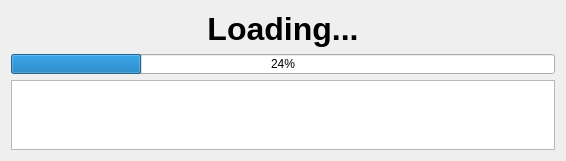
<?xml version="1.0" encoding="UTF-8"?>
<ui version="4.0">
 <class>Form</class>
 <widget class="QWidget" name="Form">
  <property name="geometry">
   <rect>
    <x>0</x>
    <y>0</y>
    <width>566</width>
    <height>155</height>
   </rect>
  </property>
  <property name="windowTitle">
   <string>Progress</string>
  </property>
  <layout class="QGridLayout" name="gridLayout">
   <item row="2" column="0" colspan="3">
    <widget class="QTextBrowser" name="tB_Log"/>
   </item>
   <item row="0" column="0" colspan="3">
    <widget class="QLabel" name="l_curProcess">
     <property name="font">
      <font>
       <family>Arial</family>
       <pointsize>24</pointsize>
      </font>
     </property>
     <property name="text">
      <string>&lt;html&gt;&lt;head/&gt;&lt;body&gt;&lt;p align=&quot;center&quot;&gt;&lt;span style=&quot; font-weight:700;&quot;&gt;Loading...&lt;/span&gt;&lt;/p&gt;&lt;/body&gt;&lt;/html&gt;</string>
     </property>
    </widget>
   </item>
   <item row="1" column="0" colspan="3">
    <widget class="QProgressBar" name="progressBar">
     <property name="minimumSize">
      <size>
       <width>250</width>
       <height>20</height>
      </size>
     </property>
     <property name="value">
      <number>24</number>
     </property>
     <property name="textVisible">
      <bool>true</bool>
     </property>
    </widget>
   </item>
  </layout>
 </widget>
 <resources/>
 <connections/>
</ui>
